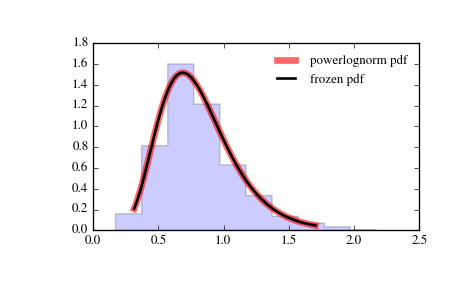

Reproduce this figure in Python.
from scipy.stats import powerlognorm
import matplotlib.pyplot as plt
fig, ax = plt.subplots(1, 1)

# Calculate a few first moments:

c, s = 2.14, 0.446
mean, var, skew, kurt = powerlognorm.stats(c, s, moments='mvsk')

# Display the probability density function (``pdf``):

x = np.linspace(powerlognorm.ppf(0.01, c, s),
                powerlognorm.ppf(0.99, c, s), 100)
ax.plot(x, powerlognorm.pdf(x, c, s),
       'r-', lw=5, alpha=0.6, label='powerlognorm pdf')

# Alternatively, the distribution object can be called (as a function)
# to fix the shape, location and scale parameters. This returns a "frozen"
# RV object holding the given parameters fixed.

# Freeze the distribution and display the frozen ``pdf``:

rv = powerlognorm(c, s)
ax.plot(x, rv.pdf(x), 'k-', lw=2, label='frozen pdf')

# Check accuracy of ``cdf`` and ``ppf``:

vals = powerlognorm.ppf([0.001, 0.5, 0.999], c, s)
np.allclose([0.001, 0.5, 0.999], powerlognorm.cdf(vals, c, s))
# True

# Generate random numbers:

r = powerlognorm.rvs(c, s, size=1000)

# And compare the histogram:

ax.hist(r, normed=True, histtype='stepfilled', alpha=0.2)
ax.legend(loc='best', frameon=False)
plt.show()
